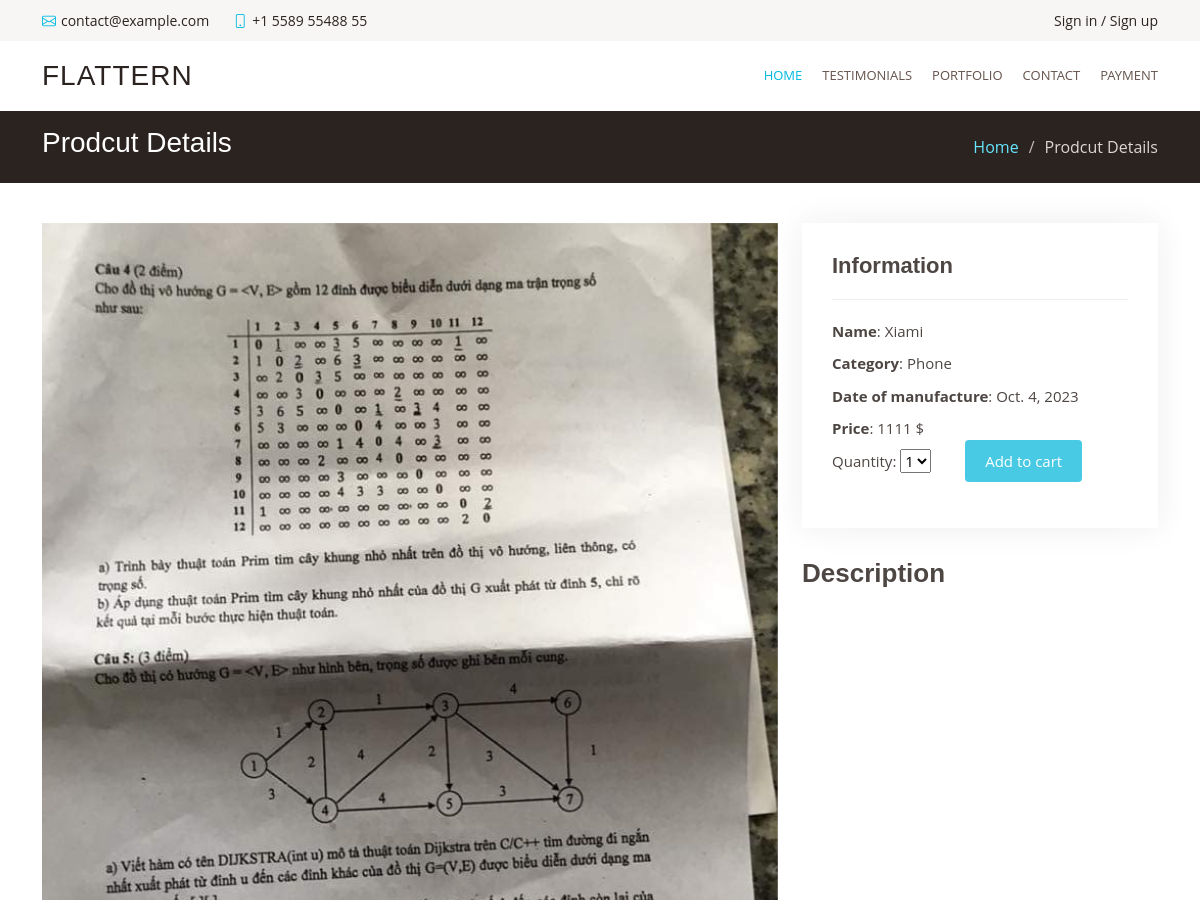
The app's page /3/detail (upper part), older data.
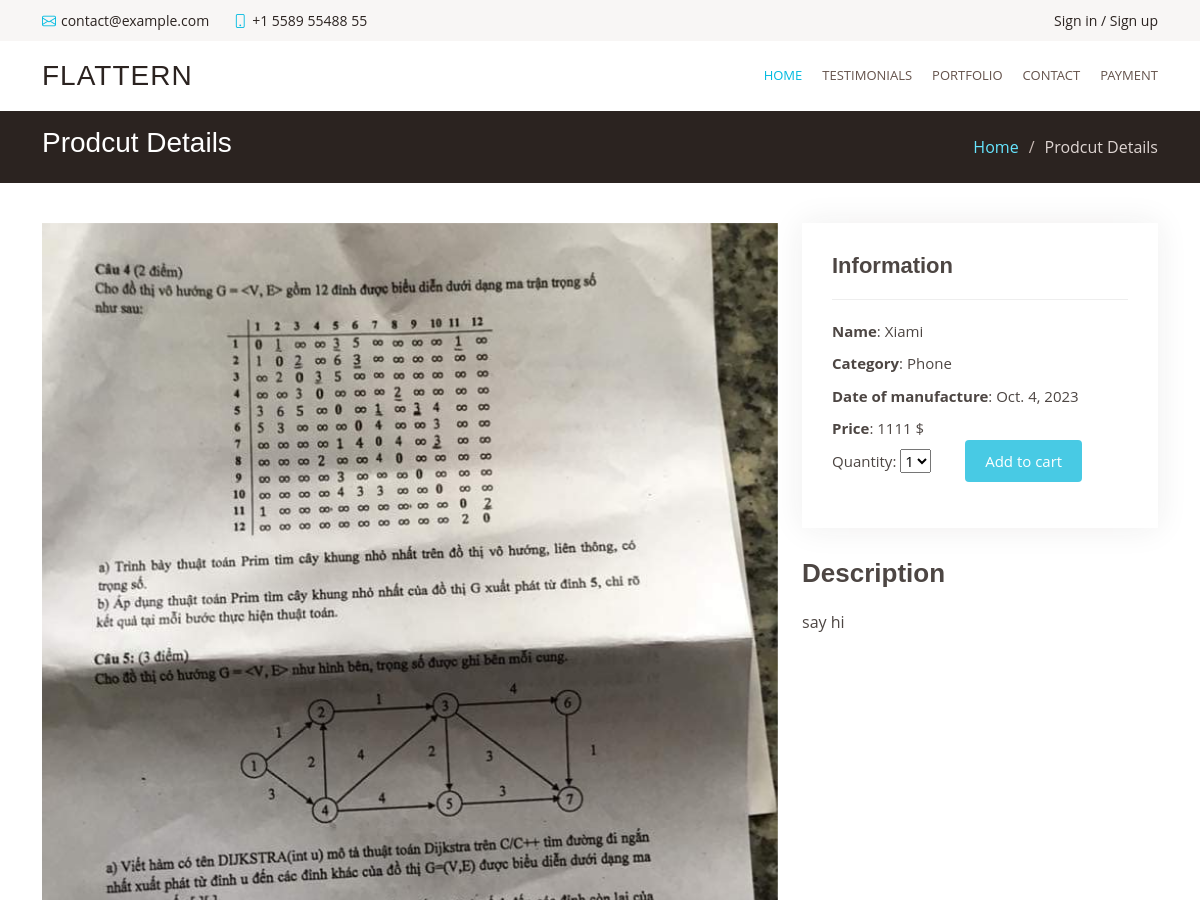
The same page, newer data.
### application/models.py (models this page shows, shortened)
class Product(models.Model):
    product_name = models.CharField(max_length=100)
    category = models.CharField(max_length=100, default="")
    description = models.TextField(max_length=500,default="")
    price = models.IntegerField(default=0)
    date = models.DateField(max_length=300)
    image = models.ImageField(upload_to='images/')

### application/views.py (the view)
# urls.py: path('<id>/detail',views.detail,name="detail"),
def detail(request,id):
    product = get_object_or_404(Product,id=id)
    photos = ImageGallery.objects.filter(product = product)
    return render(request,"portfolio-details.html",{
        'product' : product,
        'photos' : photos
    })

### templates/portfolio-details.html (shortened to what this page needs)
{% extends 'base.html' %}
{% block content %}
<main id="main">
  <section id="breadcrumbs" class="breadcrumbs">
    <div class="container">
      <div class="d-flex justify-content-between align-items-center">
        <h2>Prodcut Details</h2>
        <ol>
          <li><a href="/">Home</a></li>
          <li>Prodcut Details</li>
        </ol>
      </div>
    </div>
  </section>
  <section id="portfolio-details" class="portfolio-details">
    <div class="container">
      <div class="row gy-4">
        <div class="col-lg-8">
          <div class="portfolio-details-slider swiper">
            <div class="swiper-wrapper align-items-center">
              {% for photo in photos %}
              <div class="swiper-slide">
                <img src="{{photo.images.url}}" alt="" />
              </div>
              {% endfor %}
            </div>
          </div>
        </div>
        <div class="col-lg-4">
          <div class="portfolio-info">
            <h3>Information</h3>
            <ul>
              <li><strong>Name</strong>: {{product.product_name}}</li>
              <li><strong>Category</strong>: {{product.category}}</li>
              <li><strong>Date of manufacture</strong>: {{product.date}}</li>
              <li><strong>Price</strong>: {{product.price}} $</li>
              <form action="/addToCart" method="GET">
                <label for="quantity">Quantity: </label>
                <select id="quantity" name="quantity">
                  <option value="1">1</option>
                </select>
                <button type="submit" class="add-to-cart-button">
                    Add to cart
                </button>
              </form>
            </ul>
          </div>
          <div class="portfolio-description">
            <h2>Description</h2>
            <p>{{product.description}}</p>
          </div>
        </div>
      </div>
    </div>
  </section>
</main>
{% endblock content %}

Row changes from the older to the newer data that the page shows:
changed Product "Xiami": description (not shown) → "say hi"
